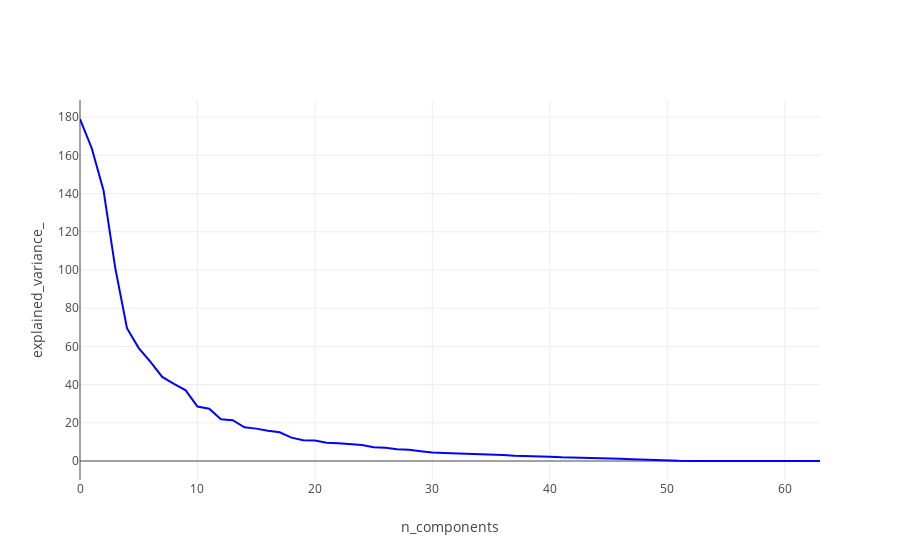

Notebook code cell kept with this figure:
### Markdown cell above
## PCA谱图

### Code cell
pca.fit(X_digits)

trace1 = go.Scatter(y=pca.explained_variance_ , 
                    mode="lines", line=dict(
                    width=2,
                    color='blue'),
                    name="PCA Spectrum"
                   )
layout1 = go.Layout(xaxis=dict(
                    title="n_components"),
                    yaxis=dict(
                    title="explained_variance_"))

fig1 = go.Figure(data=[trace1], layout=layout1)

py.iplot(fig1, filename="PCA-Spectrum")

### Figure 1 — Plotly figure (JSON) as saved in the notebook; plotly's stock layout.template omitted (floating-point values rounded to 4 significant figures)
{"data": [{"line": {"color": "blue", "width": 2}, "mode": "lines", "name": "PCA Spectrum", "type": "scatter", "y": [179.0, 163.7, 141.8, 101.1, 69.51, 59.11, 51.88, 44.02, 40.31, 37.01, 28.52, 27.32, 21.9, 21.32, 17.64, 16.95, 15.85, 15.0, 12.23, 10.89, 10.69, 9.583, 9.226, 8.69, 8.366, 7.166, 6.92, 6.193, 5.885, 5.156, 4.491, 4.247, 4.047, 3.943, 3.706, 3.532, 3.085, 2.738, 2.672, 2.542, 2.283, 1.907, 1.817, 1.69, 1.402, 1.292, 1.159, 0.9312, 0.6699, 0.4861, 0.2524, 0.09915, 0.06313, 0.06074, 0.03967, 0.01495, 0.008473, 0.003624, 0.001277, 0.0006613, 0.0004122, 1.143e-30, 1.143e-30, 1.125e-30]}], "layout": {"xaxis": {"title": "n_components"}, "yaxis": {"title": "explained_variance_"}}}
